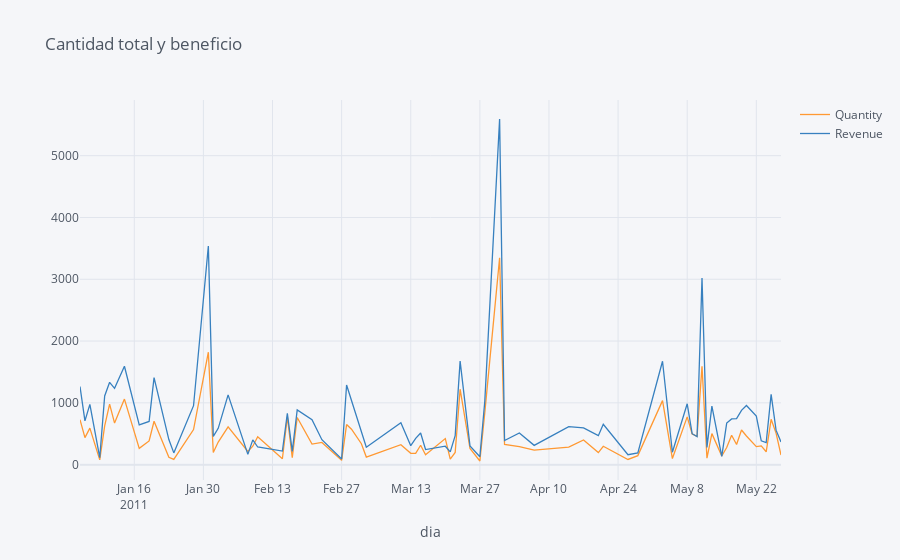

The code cell stored with this chart in its notebook:
### Code cell
data2 = data2.groupby("dia").agg({"Quantity":"sum","Revenue":"sum"})
data2.iplot(kind='line', xTitle='dia', title='Cantidad total y beneficio')
